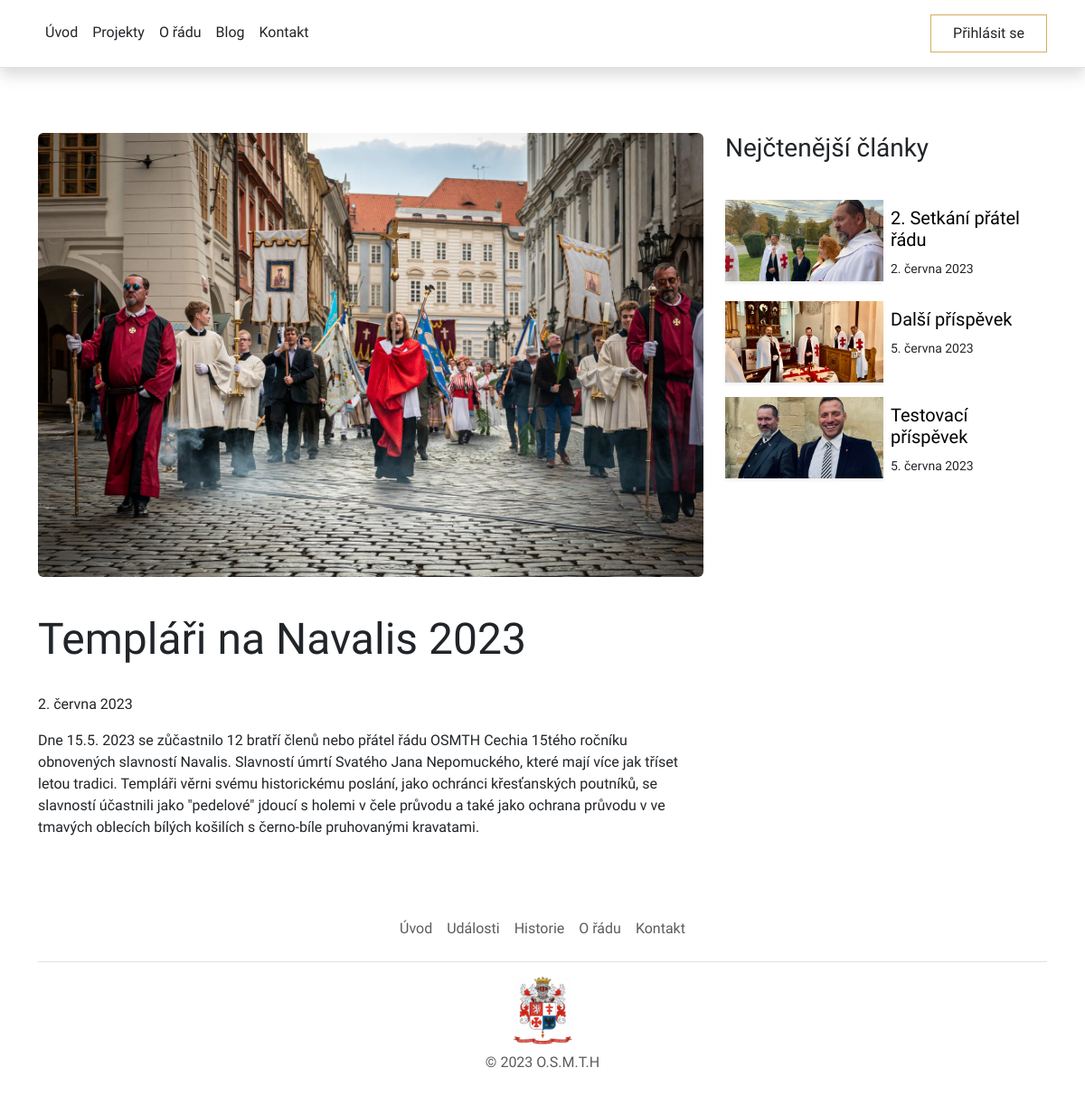
The page /blog/templari-na-navalis-2023 on the database as committed earlier.
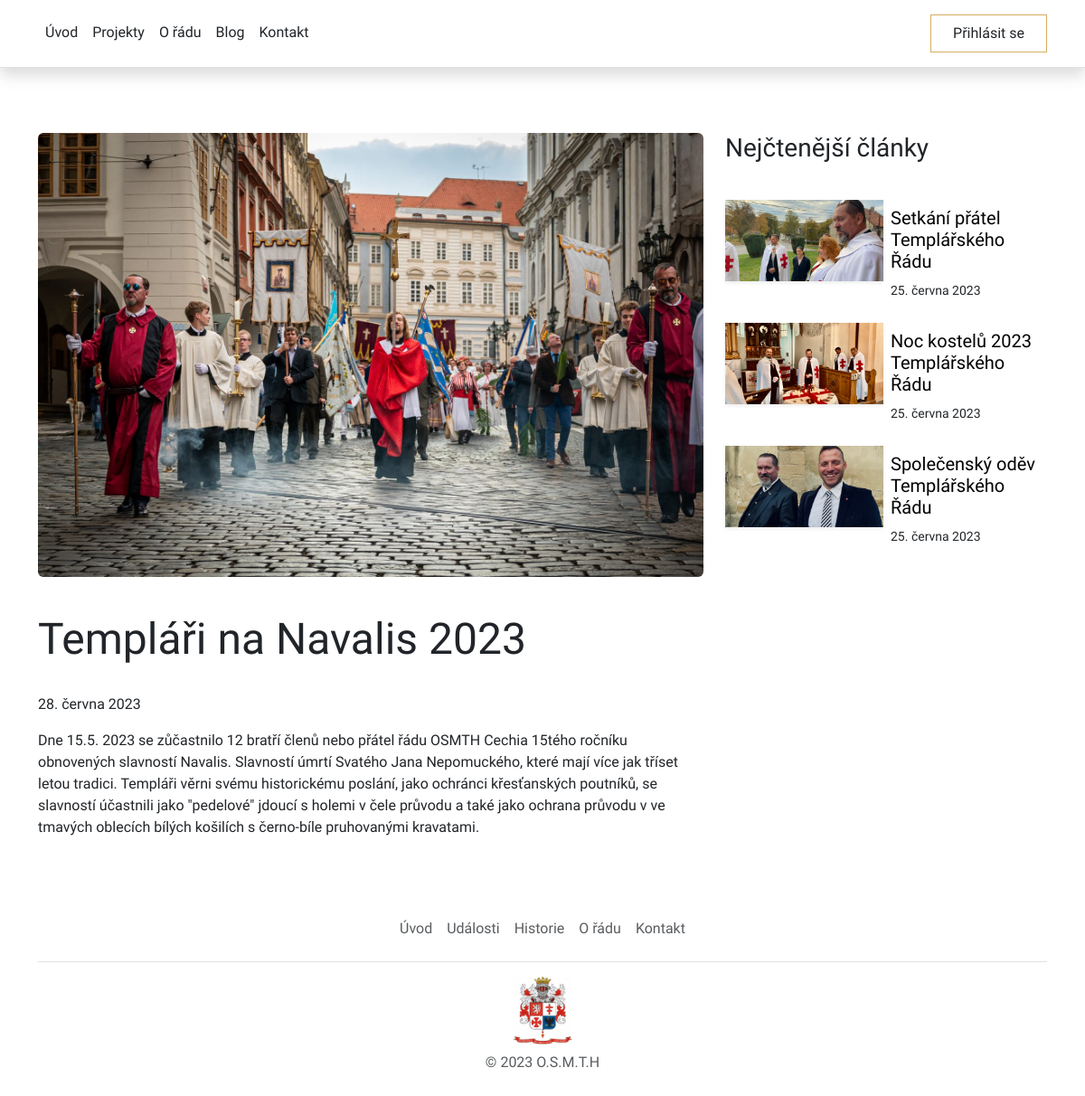
The same page on the database as committed later.
### web/models.py (models this page shows, shortened)
class Article(models.Model):
    options = (
        ("draft","Draft"),
        ("published","Published"),
    )
    title = models.CharField(max_length=255, verbose_name="Article title")
    pub_date = models.DateField( editable=True, verbose_name="Published date")
    updated = models.DateTimeField(auto_now=True)
    slug = AutoSlugField(populate_from = "title", unique_with="pub_date__month", editable=True)
    author = models.ForeignKey(User, on_delete=models.CASCADE)
    status = models.CharField(max_length=10, choices=options, default="draft")
    image = ResizedImageField(force_format='WEBP',quality=75,null=True, blank=True, upload_to="images/")
    content = models.TextField()
    video = models.TextField(blank=True,null=True, default="")

### web/views.py (the view)
# urls.py: path('blog/<slug:slug>', views.blog_detail_page, name="blog_detail"),
def blog_detail_page(request,slug):
    article = get_object_or_404(Article, slug=slug)
    photos = ArticleImage.objects.filter(article=article)
    articles = Article.objects.filter(~Q(slug=slug),status="published")[0:3]
    context = {"article":article,
               "photos":photos,
               "articles":articles,
                 }
    return render(request, "blog_detail.html",context)

### templates/blog_detail.html (shortened to what this page needs)
{% extends 'base.html' %}
{% load static %}
{% block content %}
<div class="container py-4 mt-5 ">
    <div class="row">
        <div class="col-lg-8">
            <img src="{{ article.image.url }}" class="img-fluid rounded mb-3" alt="...">
            <h1 class="display-5 callout  py-4 " >{{article.title}}</h1>
            <p>{{article.pub_date}}</p>
            <p>{{article.content}}</p>
        </div>
        <div class="col-lg-4">
            <h3 class="callout pb-4">Nejčtenější články</h3>
            {% for a in articles %}
              <div class="d-flex flex-grow-1 my-3">
                  <div src="" class="shadow-sm" style="min-width: 175px; height:90px; background-color: white;
                  background: url({{ a.image.url }}) center center;
                  background-size: cover;"></div>
                <div class="p-2  align-items-start">
                  <a class="rel-link" href="{% url 'web:blog_detail' slug=a.slug %}"><h5>{{a.title}}</h5></a>
                  <small>{{a.pub_date}}</small>
                </div>
              </div>
            {% endfor %}
        </div>
    </div>
</div>
{% endblock content %}

Rows that differ between the two databases and show on the page:
changed Article: pub_date "2. června 2023" → "28. června 2023"
changed Article: title "2. Setkání přátel řádu" → "Setkání přátel Templářského Řádu"; pub_date "2. června 2023" → "25. června 2023"
changed Article: title "Další příspěvek" → "Noc kostelů 2023 Templářského Řádu"; pub_date "5. června 2023" → "25. června 2023"
changed Article: title "Testovací příspěvek" → "Společenský oděv Templářského Řádu"; pub_date "5. června 2023" → "25. června 2023"
